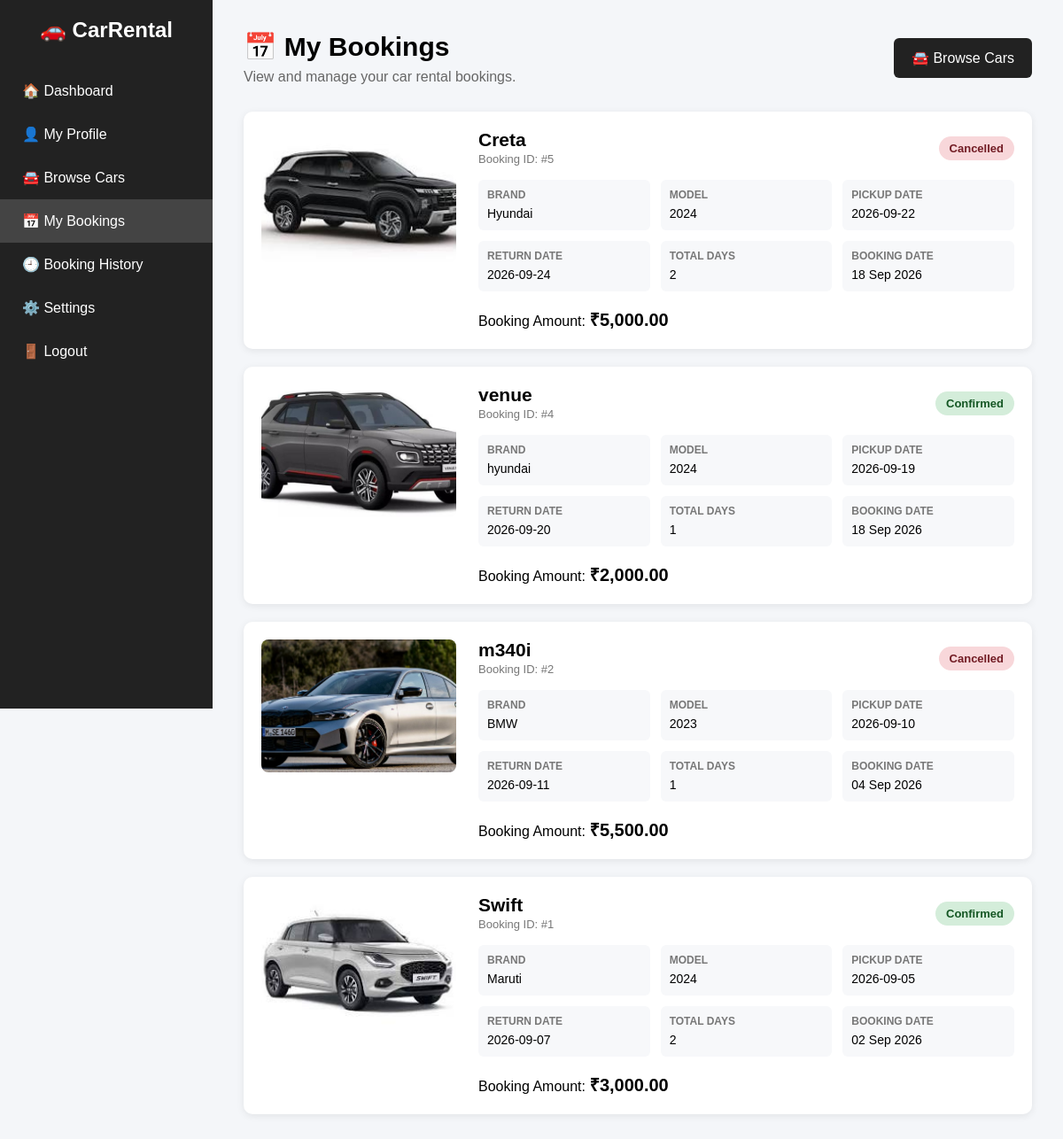
The app's page /my_bookings.php (signed in) with its own data.
### tables this page shows
CREATE TABLE `bookings` (
  `booking_id` int(11) NOT NULL,
  `user_id` int(11) NOT NULL,
  `car_id` int(11) NOT NULL,
  `pickup_date` date NOT NULL,
  `return_date` date NOT NULL,
  `total_days` int(11) NOT NULL,
  `total_amount` decimal(10,2) NOT NULL,
  `booking_status` varchar(30) DEFAULT 'Pending',
  `created_at` timestamp NOT NULL DEFAULT current_timestamp()
);

CREATE TABLE `cars` (
  `car_id` int(11) NOT NULL,
  `car_name` varchar(100) NOT NULL,
  `brand` varchar(100) NOT NULL,
  `model` varchar(50) DEFAULT NULL,
  `car_type` varchar(50) DEFAULT NULL,
  `price_per_day` decimal(10,2) NOT NULL,
  `fuel_type` varchar(30) DEFAULT NULL,
  `seats` int(11) DEFAULT NULL,
  `image` varchar(255) DEFAULT NULL,
  `status` varchar(30) DEFAULT 'Available',
  `created_at` timestamp NOT NULL DEFAULT current_timestamp()
);

### my_bookings.php (the view, shortened to what this page needs)
<?php
include "config/db.php";
$user_id = $_SESSION['user_id'];
$sql = "SELECT
            bookings.*,
            cars.car_name,
            cars.brand,
            cars.model,
            cars.image
        FROM bookings
        INNER JOIN cars
        ON bookings.car_id = cars.car_id
        WHERE bookings.user_id = $user_id
        ORDER BY bookings.created_at DESC";
$result = mysqli_query($conn, $sql);
?>
<!DOCTYPE html>
<html>
<head>
</head>
<body>
<div class="sidebar">
    <div class="logo">
        🚗 CarRental
    </div>
    <a href="client/dashboard.php">
        🏠 Dashboard
    </a>
    <a href="client/profile.php">
        👤 My Profile
    </a>
    <a href="cars.php">
        🚘 Browse Cars
    </a>
    <a href="my_bookings.php" class="active">
        📅 My Bookings
    </a>
    <a href="client/history.php">
        🕘 Booking History
    </a>
    <a href="client/settings.php">
        ⚙️ Settings
    </a>
    <a href="logout.php">
        🚪 Logout
    </a>
</div>
<div class="main">
    <div class="main-header">
        <div>
            <h1>
                📅 My Bookings
            </h1>
            <p>
                View and manage your car rental bookings.
            </p>
        </div>
        <a href="cars.php" class="browse-btn">
            🚘 Browse Cars
        </a>
    </div>
    <?php if (mysqli_num_rows($result) > 0) { ?>
        <?php while ($booking = mysqli_fetch_assoc($result)) { ?>
            <div class="booking-card">
                <?php if (!empty($booking['image'])) { ?>
                    <img
                        src="images/<?php echo htmlspecialchars($booking['image']); ?>"
                        class="car-image"
                    >
                <?php } else { ?>
                    <div class="car-image">
                        No Image
                    </div>
                <?php } ?>
                <div class="booking-details">
                    <div class="booking-title">
                        <div>
                            <h2>
                                <?php
                                echo htmlspecialchars(
                                    $booking['car_name']
                                );
                                ?>
                            </h2>
                            <span class="booking-id">
                                Booking ID:
                                #<?php
                                echo htmlspecialchars(
                                    $booking['booking_id']
                                );
                                ?>
                            </span>
                        </div>
                        <?php
                        $status = strtolower(
                            $booking['booking_status']
                        );
                        ?>
                        <span class="status <?php echo $status; ?>">
                            <?php
                            echo htmlspecialchars(
                                $booking['booking_status']
                            );
                            ?>
                        </span>
                    </div>
                    <div class="info-grid">
                        <div class="info">
                            <strong>
                                BRAND
                            </strong>
                            <span>
                                <?php
                                echo htmlspecialchars(
                                    $booking['brand']
                                );
                                ?>
                            </span>
                        </div>
                        <div class="info">
                            <strong>
                                MODEL
                            </strong>
                            <span>
                                <?php
                                echo htmlspecialchars(
                                    $booking['model']
                                );
                                ?>
                            </span>
                        </div>
                        <div class="info">
                            <strong>
                                PICKUP DATE
                            </strong>
                            <span>
                                <?php
                                echo htmlspecialchars(
                                    $booking['pickup_date']
                                );
                                ?>
                            </span>
                        </div>
                        <div class="info">
                            <strong>
                                RETURN DATE
                            </strong>
                            <span>
                                <?php
                                echo htmlspecialchars(
                                    $booking['return_date']
                                );
                                ?>
                            </span>
                        </div>
                        <div class="info">
                            <strong>
                                TOTAL DAYS
                            </strong>
                            <span>
                                <?php
                                echo htmlspecialchars(
                                    $booking['total_days']
                                );
                                ?>
                            </span>
                        </div>
                        <div class="info">
                            <strong>
                                BOOKING DATE
                            </strong>
                            <span>
                                <?php
                                echo date(
                                    "d M Y",
                                    strtotime(
                                        $booking['created_at']
                                    )
                                );
                                ?>
                            </span>
                        </div>
                    </div>
                    <br>
                    <div>
                        <span>
                            Booking Amount:
                        </span>
                        <span class="amount">
                            ₹<?php
                            echo number_format(
                                $booking['total_amount'],
                                2
                            );
                            ?>
                        </span>
                    </div>
                </div>
            </div>
        <?php } ?>
    <?php } ?>
</div>
</body>
</html>

### my_bookings.php (style rules this page uses)
* { margin: 0; padding: 0; box-sizing: border-box; font-family: Arial, sans-serif; }
body { background-color: #f4f6f9; }
.sidebar { width: 240px; height: 100vh; background-color: #222; position: fixed; left: 0; top: 0; padding-top: 20px; }
.logo { color: white; text-align: center; font-size: 24px; font-weight: bold; margin-bottom: 30px; }
.sidebar a { display: block; color: white; text-decoration: none; padding: 15px 25px; font-size: 16px; }
.sidebar .active { background-color: #444; }
.main { margin-left: 240px; padding: 35px; }
.main-header { display: flex; justify-content: space-between; align-items: center; margin-bottom: 30px; }
.main-header h1 { font-size: 30px; }
.main-header p { color: #666; margin-top: 8px; }
.browse-btn { background-color: #222; color: white; text-decoration: none; padding: 13px 20px; border-radius: 6px; }
.booking-card { background-color: white; border-radius: 10px; padding: 20px; margin-bottom: 20px; display: flex; gap: 25px; box-shadow: 0 2px 8px rgba(0,0,0,0.08); }
.car-image { width: 220px; height: 150px; object-fit: cover; border-radius: 8px; }
.booking-details { flex: 1; }
.booking-title { display: flex; justify-content: space-between; align-items: center; margin-bottom: 15px; }
.booking-title h2 { font-size: 21px; }
.booking-id { color: #777; font-size: 13px; }
.info-grid { display: grid; grid-template-columns: repeat(3, 1fr); gap: 12px; }
.info { padding: 10px; background-color: #f7f8fa; border-radius: 6px; }
.info strong { display: block; font-size: 12px; color: #777; margin-bottom: 5px; }
.info span { font-size: 14px; }
.status { display: inline-block; padding: 6px 12px; border-radius: 15px; font-size: 13px; font-weight: bold; }
.confirmed { background-color: #d4edda; color: #155724; }
.cancelled { background-color: #f8d7da; color: #721c24; }
.amount { font-size: 20px; font-weight: bold; }

### records on screen
bookings: car.image (picture), car.car_name "Creta", booking_id "5", booking_status "Cancelled", car.brand "Hyundai", car.model "2024", pickup_date "2026-09-22", return_date "2026-09-24", total_days "2", created_at "18 Sep 2026", total_amount "5,000.00"
bookings: car.image (picture), car.car_name "venue", booking_id "4", booking_status "Confirmed", car.brand "hyundai", car.model "2024", pickup_date "2026-09-19", return_date "2026-09-20", total_days "1", created_at "18 Sep 2026", total_amount "2,000.00"
bookings: car.image (picture), car.car_name "m340i", booking_id "2", booking_status "Cancelled", car.brand "BMW", car.model "2023", pickup_date "2026-09-10", return_date "2026-09-11", total_days "1", created_at "04 Sep 2026", total_amount "5,500.00"
bookings: car.image (picture), car.car_name "Swift", booking_id "1", booking_status "Confirmed", car.brand "Maruti", car.model "2024", pickup_date "2026-09-05", return_date "2026-09-07", total_days "2", created_at "02 Sep 2026", total_amount "3,000.00"
